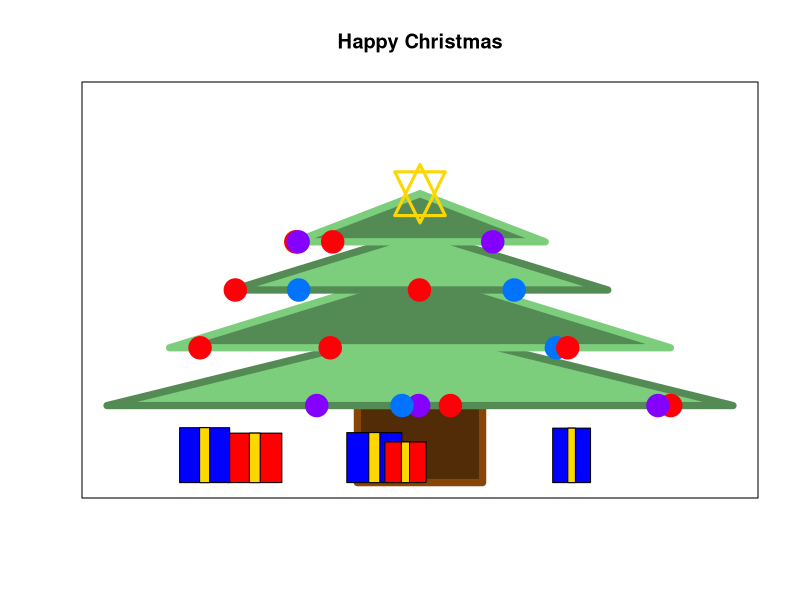

R code for this plot:
# canvas
plot(x = 1:10,
     y = 1:10,
     xlim=c(-5,5),
     ylim=c(0,10),
     type="n",
     xlab="",
     ylab="",
     xaxt="n",
     yaxt="n",
     main = "Happy Christmas")

# camadas da arvore
#camada 1
rect(-1,0,1,2,
     col="#522c06",
     border="#874605",
     lwd=7)

#camada 2
polygon(c(-5,0,5),
        c(2,4,2),
        col="palegreen3",
        border="palegreen4",
        lwd=7)

#camada 3
polygon(c(-4,0,4),
        c(3.5,5.5,3.5),
        col="palegreen4",
        border="palegreen3",
        lwd=7)

#camada 4
polygon(c(-3,0,3),
        c(5,6.5,5),
        col="palegreen3",
        border="palegreen4",
        lwd=7)

#camada 5
polygon(c(-2,0,2),
        c(6.25,7.5,6.25),
        col="palegreen4",
        border="palegreen3",
        lwd=7)

# adicionando as bolinhas e a estrela
points(x=runif(n = 6,
               min = -5,
               max = 5),
       y=rep(x = 2,
             times = 6),
       col=sample(c("#0073ff","#ff0008","#8400ff"),
                  size=4,
                  replace=T),
       cex=3,
       pch=19)

points(x=runif(n = 4,
               min = -4,
               max = 4),
       y=rep(3.5,4),
       col=sample(c("#0073ff","#ff0008","#8400ff"),
                  size=4,
                  replace=T),
       cex=3,
       pch=19)

points(x=runif(n = 4,
               min = -3,
               max = 3),
       y=rep(5,4),
       col=sample(c("#0073ff","#ff0008","#8400ff"),
                  size=4,
                  replace=T),
       cex=3,
       pch=19)

points(x=runif(n = 4,
               min = -2,
               max = 2),
       y=rep(6.25,4),
       col=sample(c("#0073ff","#ff0008","#8400ff"),
                  size=4,
                  replace=T),
       cex=3,
       pch=19)

points(x = 0,
       y = 7.5,
       pch=11,
       cex=5,
       col="gold",
       lwd=3)

# Colocando presentes na arvore

xPres = runif(
  n = 5,
  min = -3.5,
  max = 3.5)

xWidth = runif(
  n = 5,
  min = 0.3,
  max = 0.5)

xHeight=runif(
  n = 5,
  min = 1,
  max = 1.5)

for(i in 1:5){
  rect(xPres[i]-xWidth[i],
       0,xPres[i]+xWidth[i],
       xHeight[i],
       col=sample(c("blue","red"),size=1))

  rect(xPres[i]-0.2*xWidth[i],
       0,xPres[i]+0.2*xWidth[i],
       xHeight[i],
       col=sample(c("gold","grey87"),
                  size=1))
}

